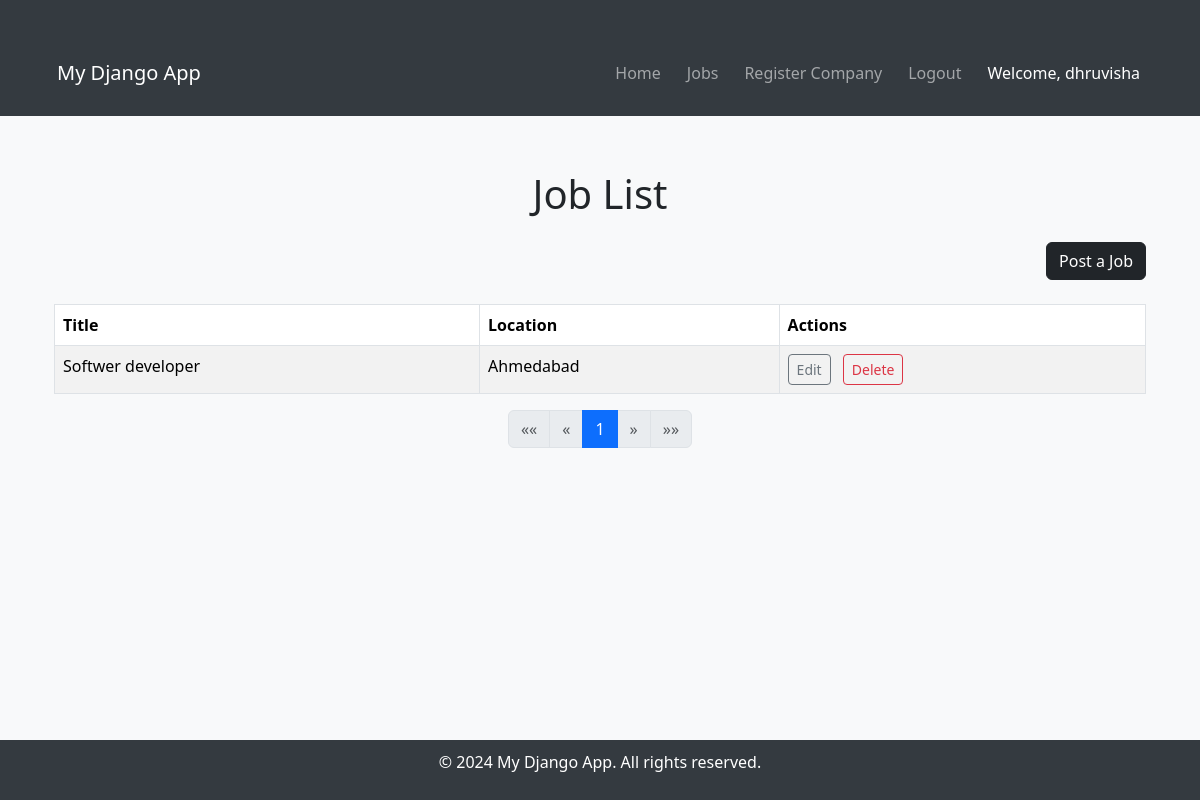
The app's page /jobs/ (signed in), older data.
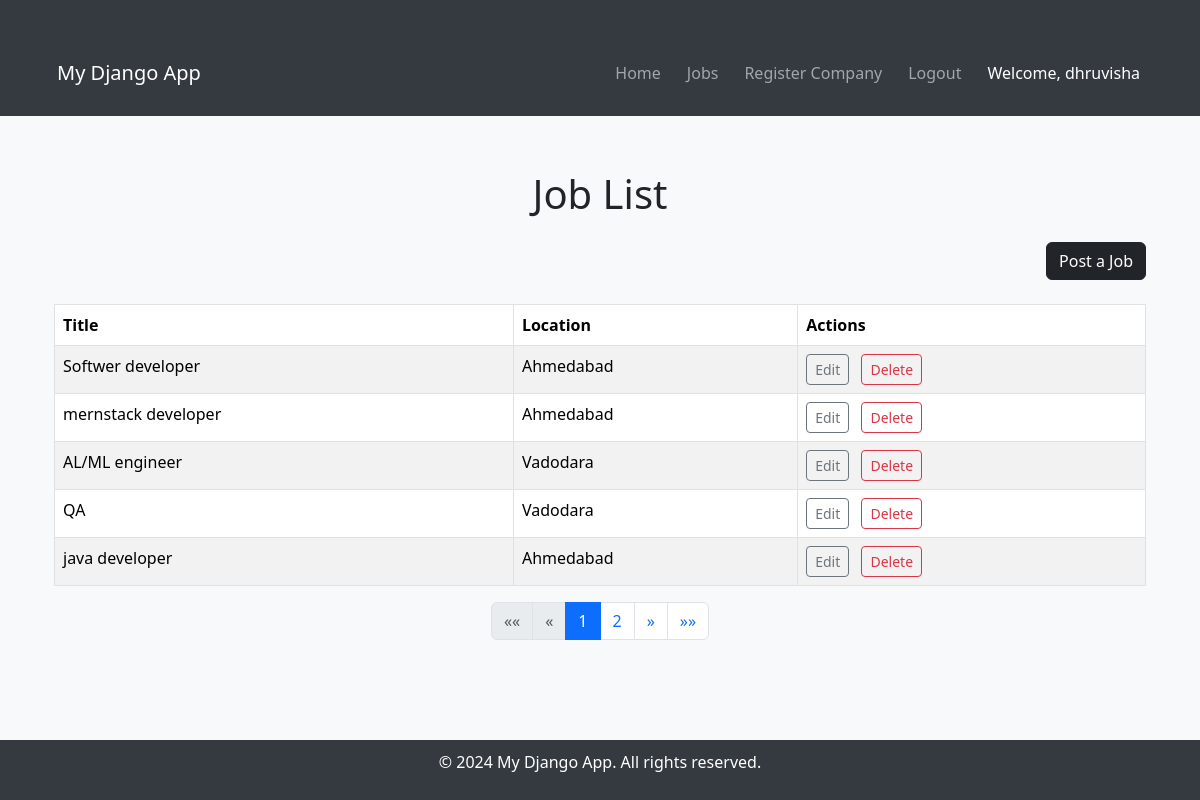
The same page, newer data.
### jobs/models.py (models this page shows, shortened)
class JobPost(models.Model):
    company = models.ForeignKey(Company, on_delete=models.CASCADE)
    title = models.CharField(max_length=255)
    description = models.TextField()
    location = models.CharField(max_length=255)
    salary_range = models.CharField(max_length=50)
    tags = models.CharField(max_length=255, blank=True)
    posted_at = models.DateTimeField(auto_now_add=True)

### jobs/views.py (the view)
# urls.py: path('jobs/', views.job_list, name='job_list'),
@login_required
def job_list(request):
    jobs = JobPost.objects.filter(company=request.user.company)
    paginator = Paginator(jobs, 5)
    page_number = request.GET.get('page')
    page_obj = paginator.get_page(page_number)
    return render(request, 'job_list.html', {'jobs': page_obj})

### jobs/templates/job_list.html (shortened to what this page needs)
{% extends 'base.html' %}
{% block content %}
<div class="container py-4">
    <h1 class="text-center mb-4">Job List</h1>
    <div class="text-end mb-4">
        <a href="{% url 'job_post_form' %}" class="btn btn-dark">Post a Job</a>
    </div>
    <div class="table-responsive">
        <table class="table table-striped table-bordered">
            <thead>
                <tr>
                    <th scope="col">Title</th>
                    <th scope="col">Location</th>
                    <th scope="col">Actions</th>
                </tr>
            </thead>
            <tbody>
                {% for job in jobs %}
                    <tr>
                        <td>{{ job.title }}</td>
                        <td>{{ job.location }}</td>
                        <td>
                            <a href="{% url 'edit_job' job.id %}" class="btn btn-outline-secondary btn-sm me-2">Edit</a>
                            <a href="{% url 'delete_job' job.id %}" class="btn btn-outline-danger btn-sm">Delete</a>
                        </td>
                    </tr>
                {% empty %}
                    <tr>
                        <td colspan="3" class="text-center text-muted">No jobs available.</td>
                    </tr>
                {% endfor %}
            </tbody>
        </table>
    </div>
    <nav aria-label="Page navigation">
        <ul class="pagination justify-content-center">
            {% if jobs.has_previous %}
                <li class="page-item">
                    <a class="page-link" href="?page=1" aria-label="First">
                        <span aria-hidden="true">&laquo;&laquo;</span>
                    </a>
                </li>
                <li class="page-item">
                    <a class="page-link" href="?page={{ jobs.previous_page_number }}" aria-label="Previous">
                        <span aria-hidden="true">&laquo;</span>
                    </a>
                </li>
            {% else %}
                <li class="page-item disabled">
                    <a class="page-link" href="#" aria-label="First">
                        <span aria-hidden="true">&laquo;&laquo;</span>
                    </a>
                </li>
                <li class="page-item disabled">
                    <a class="page-link" href="#" aria-label="Previous">
                        <span aria-hidden="true">&laquo;</span>
                    </a>
                </li>
            {% endif %}
            {% for num in jobs.paginator.page_range %}
                {% if jobs.number == num %}
                    <li class="page-item active">
                        <a class="page-link" href="#">{{ num }}</a>
                    </li>
                {% elif num > jobs.number|add:'-3' and num < jobs.number|add:'3' %}
                    <li class="page-item">
                        <a class="page-link" href="?page={{ num }}">{{ num }}</a>
                    </li>
                {% endif %}
            {% endfor %}
            {% if jobs.has_next %}
                <li class="page-item">
                    <a class="page-link" href="?page={{ jobs.next_page_number }}" aria-label="Next">
                        <span aria-hidden="true">&raquo;</span>
                    </a>
                </li>
                <li class="page-item">
                    <a class="page-link" href="?page={{ jobs.paginator.num_pages }}" aria-label="Last">
                        <span aria-hidden="true">&raquo;&raquo;</span>
                    </a>
                </li>
            {% else %}
                <li class="page-item disabled">
                    <a class="page-link" href="#" aria-label="Next">
                        <span aria-hidden="true">&raquo;</span>
                    </a>
                </li>
                <li class="page-item disabled">
                    <a class="page-link" href="#" aria-label="Last">
                        <span aria-hidden="true">&raquo;&raquo;</span>
                    </a>
                </li>
            {% endif %}
        </ul>
    </nav>
</div>
{% endblock %}

### jobs/templates/base.html (shortened to what this page needs)
<!DOCTYPE html>
<html lang="en">
<head>
    {% load static %}
    <link href="https://cdn.jsdelivr.net/npm/bootstrap@5.3.3/dist/css/bootstrap.min.css" rel="stylesheet"
>
</head>
<body>
    <header>
        <div class="container">
            <nav class="navbar navbar-expand-lg navbar-dark">
                <a class="navbar-brand" href="{% url 'home' %}">My Django App</a>
                <div class="collapse navbar-collapse" id="navbarNav">
                    <ul class="navbar-nav ms-auto">
                        {% if user.is_authenticated %}
                            <li class="nav-item"><a class="nav-link" href="{% url 'home' %}">Home</a></li>
                            <li class="nav-item"><a class="nav-link" href="{% url 'job_list' %}">Jobs</a></li>
                            <li class="nav-item"><a class="nav-link" href="{% url 'company_registration' %}">Register Company</a></li>
                            <li class="nav-item"><a class="nav-link" href="{% url 'logout' %}">Logout</a></li>
                            <li class="nav-item">
                                <a class="nav-link text-white" href="{% url 'profile' %}">Welcome, {{ user.username }}</a>
                            </li>
                        {% else %}
                            <li class="nav-item"><a class="nav-link" href="{% url 'home' %}">Home</a></li>
                            <li class="nav-item"><a class="nav-link" href="{% url 'login' %}">Login</a></li>
                            <li class="nav-item"><a class="nav-link" href="{% url 'signup' %}">Sign Up</a></li>
                        {% endif %}
                    </ul>
                </div>
            </nav>
        </div>
    </header>
    <main>
        <div class="container">
            {% block content %}{% endblock %}
        </div>
    </main>
    <footer>
        <p>&copy; 2024 My Django App. All rights reserved.</p>
    </footer>
</body>
</html>

### jobs/templates/base.html (style rules this page uses)
body { background-color: #f8f9fa; }
header { background-color: #343a40; padding: 15px; }
header a { color: white; text-decoration: none; padding: 8px 15px; margin-right: 10px; border-radius: 5px; }
footer { background-color: #343a40; color: white; text-align: center; padding: 10px; position: fixed; width: 100%; bottom: 0; }
.container { margin-top: 30px; }

Row changes from the older to the newer data that the page shows:
added JobPost: title "mernstack developer", location "Ahmedabad"
added JobPost: title "AL/ML engineer", location "Vadodara"
added JobPost: title "QA", location "Vadodara"
added JobPost: title "java developer", location "Ahmedabad"
Text that changed along with them:
new list line: "2"
